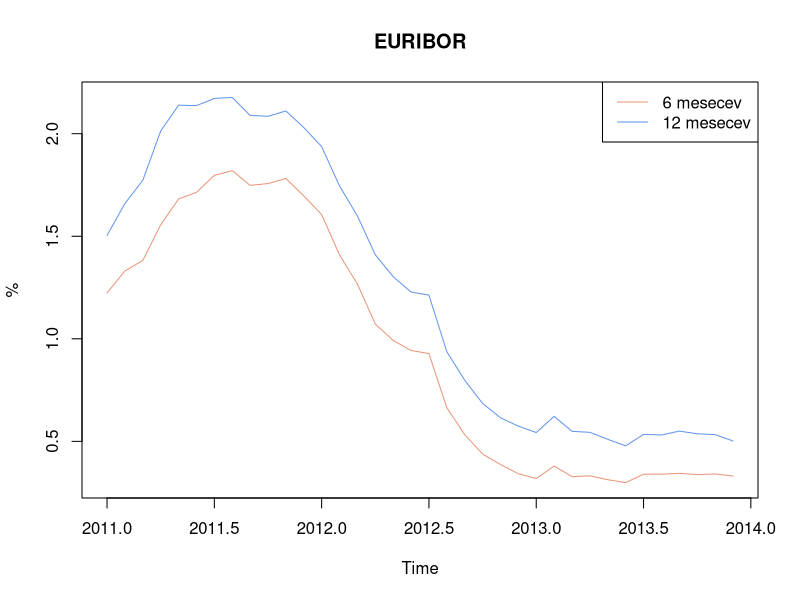

Here is the R script that generated this plot:
# FINAN?NI PRAKTIKUM - vaja 1
# obdobje 2011 - 2013, 3 x 6 
# 1. Uvoz podatkov in dinamika obrestnih mer v ?asu
#a)uvoz
library(dplyr)
library(readr)
library(data.table)

hist_EURIBOR_2011 <- read_csv("hist_EURIBOR_2011.csv")
hist_EURIBOR_2012 <- read_csv("hist_EURIBOR_2012.csv")
hist_EURIBOR_2013 <- read_csv("hist_EURIBOR_2013.csv")

#b)
# - izbira stolpcev

obresti_2011<- hist_EURIBOR_2011[,c(1,2,23,43,66,85,107,129,150,173,195,216,238)]
obresti_2012<- hist_EURIBOR_2012[,c(1,2,24,45,67,86,108,129,151,174,194,217,239)]
obresti_2013<- hist_EURIBOR_2013[,c(1,2,24,44,64,85,107,127,150,172,193,216,237)]

# - obrnemo tabelo

obresti_2011 <- t(obresti_2011)
obresti_2012 <- t(obresti_2012)
obresti_2013 <- t(obresti_2013)

# - poimenujemo stolpce
colnames(obresti_2011) <- obresti_2011[1, ]
obresti_2011 <- obresti_2011[-1, ]
colnames(obresti_2012) <- obresti_2012[1, ]
obresti_2012 <- obresti_2012[-1, ]
colnames(obresti_2013) <- obresti_2013[1, ]
obresti_2013 <- obresti_2013[-1, ]

# - zdru?imo tabele v eno
obresti <- rbind(obresti_2011,obresti_2012,obresti_2013)

#c) narišemo graf
#naredimo 2 ?asovni vrsti, T1 za 6 mesecev, U1 za 12 mesecev

T1 <- ts(data = obresti[,9],start = c(2011,1),frequency = 12)
U1 <- ts(data = obresti[,15],start = c(2011,1),frequency = 12)

#nari?emo graf
require(graphics)

grafEURIBOR <- ts.plot(T1,U1,xlab = "Time",ylab = "%", main = "EURIBOR", col = c("darksalmon","cornflowerblue"))
legend("topright",legend=c("6 mesecev", "12 mesecev"),col=c("darksalmon", "cornflowerblue"),lty=1)


#2. Oblika obrestne krivulje 
#a) izbira datumov:01/04/2011 razmik & 01/08/2012 hrib?ek1 & 01/02/2013 hrib?ek2
#b)

library(ggplot2)

obrestiD <- data.table(t(obresti[c(4,20,26),]))

grafD <- ggplot(obrestiD,aes(x = obrestiD[,0],y = obrestiD[1,])) + geom_line(aes(colour=variable))



#3. Hipoteza pri?akovanj trga
#a)
izracun_terminske <- function(T,U,obrestT,obrestU){
  terminska = (1/(U-T))*(((1+U*obrestU)/(1+T*obrestT))-1)
  return (terminska)
}
